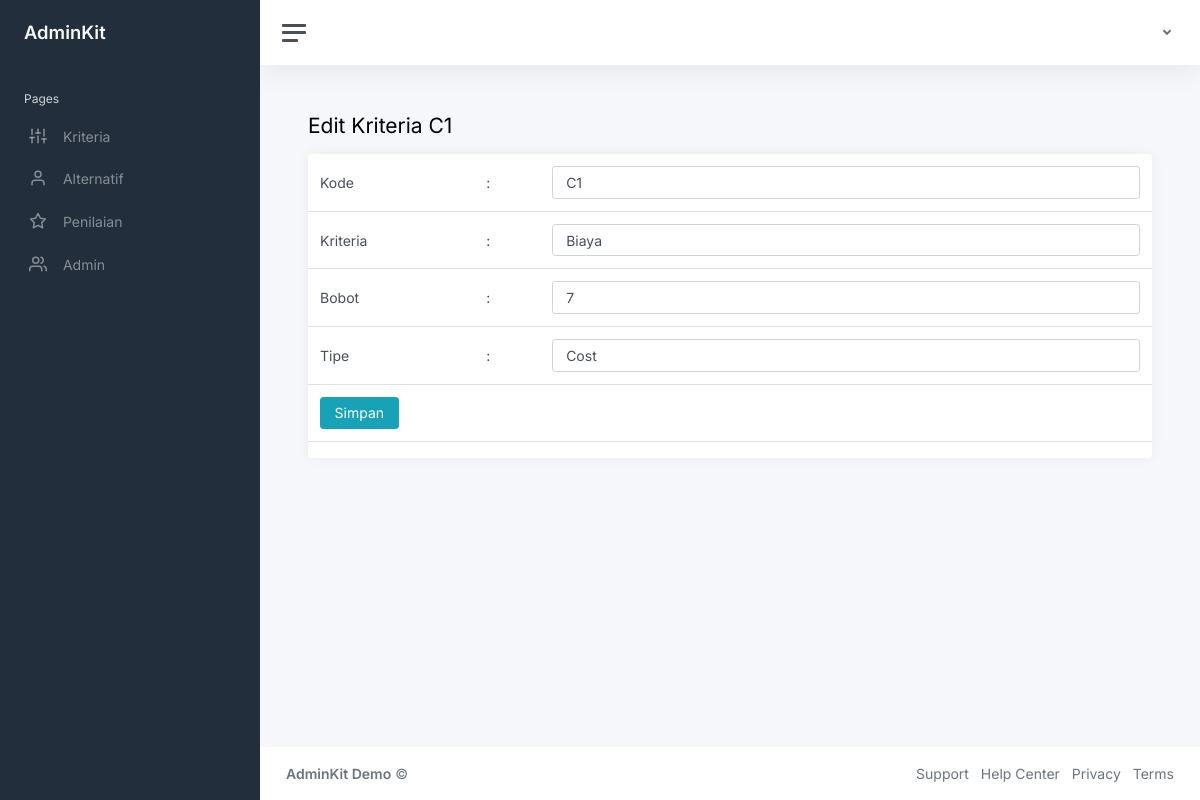
Page /Admin/editKriteria.php?id=C1 on the committed database.
### tables this page shows
CREATE TABLE `kriteria` (
  `kode_kriteria` varchar(10) NOT NULL,
  `nama_kriteria` varchar(50) NOT NULL,
  `bobot` int(11) NOT NULL,
  `tipe` varchar(10) NOT NULL
);

### admin/editKriteria.php (the view, shortened to what this page needs)
<?php
$kodeKriteria = $_GET['id'];
include '../koneksi.php';
include 'header.php';
$sintaxKriteria = mysqli_query($koneksi, "SELECT * FROM kriteria where kode_kriteria='$kodeKriteria'") or die(mysqli_error($koneksi));
if($data = mysqli_fetch_array($sintaxKriteria)){
    $namaKriteria = $data['nama_kriteria'];
    $bobot = $data['bobot'];
    $tipe = $data['tipe'];
}else{
    header("Location:listKriteria.php");
}
?>
       <main class="content">
				<div class="container-fluid p-0">
					<h1 class="h3 mb-3">Edit Kriteria <?php echo $kodeKriteria ?></h1>
					<div class="row">
						<div class="col-12 d-flex">
							<div class="card flex-fill">
              <form action=<?php echo '"../action/editKriteria.php?id='.$kodeKriteria.'"'; ?> id="my_form" method="post" onsubmit="return validasi();">
                <table class="table" id="" width="100%" cellspacing="0">
                  <tbody>
                    <tr>
                      <div class="row">
                      <div class="col-lg-3">
                      <td><label>Kode</label></td>
                      </div>
                      <div class="col-lg-3">
                      <td><label>:</label></td></div>
                      <div class="col-lg-6">
                      <td><input type="text" class="form-control" name="kode_kriteria" required value=<?php echo "'$kodeKriteria'"?>></td></div>
                    </tr>
                    <tr>
                      <div class="row">
                      <div class="col-lg-3">
                      <td><label>Kriteria</label></td>
                      </div>
                      <div class="col-lg-3">
                      <td><label>:</label></td></div>
                      <div class="col-lg-6">
                      <td><input type="text" class="form-control" name="nama_kriteria" id="kriteria"required value=<?php echo "'$namaKriteria'"?>></td></div>
                    </tr>
                    <tr>
                      <div class="row">
                      <div class="col-lg-3">
                      <td><label>Bobot</label></td>
                      </div>
                      <div class="col-lg-3">
                      <td><label>:</label></td></div>
                      <div class="col-lg-6">
                      <td><input type="number" class="form-control" name="bobot" id="bobot"required  value=<?php echo "'$bobot'"?>></td></div>
                    </tr>
                    <tr>
                        <div class="row">
                        <div class="col-lg-3">
                        <td><label>Tipe</label></td>
                        </div>
                        <div class="col-lg-3">
                        <td><label>:</label></td></div>
                        <div class="col-lg-6">
                            <td>
                                <select class="form-control" name="tipe" required>
                                    <?php
                                        if($tipe=='Cost'){
                                            echo '
                                                <option value="Cost" selected>Cost</option>
                                                <option value="Benefit">Benefit</option>
                                            ';
                                        }else{
                                            echo '
                                                <option value="Cost">Cost</option>
                                                <option value="Benefit" selected>Benefit</option>
                                            ';
                                        }
                                    ?>
                                </select>
                            </td>
                        </div>
                    </tr>
                    <tr>
                      <td colspan="3">
                        <button type="submit" class="btn btn-info float-right">Simpan</button>
                      </td>
                    </tr>
                  </tbody>
                </table>
              </form>
							</div>
						</div>
					</div>
				</div>
			</main>
<?php include 'footer.php';
?>

### rows in the picture
kriteria: nama_kriteria "Biaya", bobot "7", tipe "Cost"

### other values in the picture
$kodeKriteria "C1"
